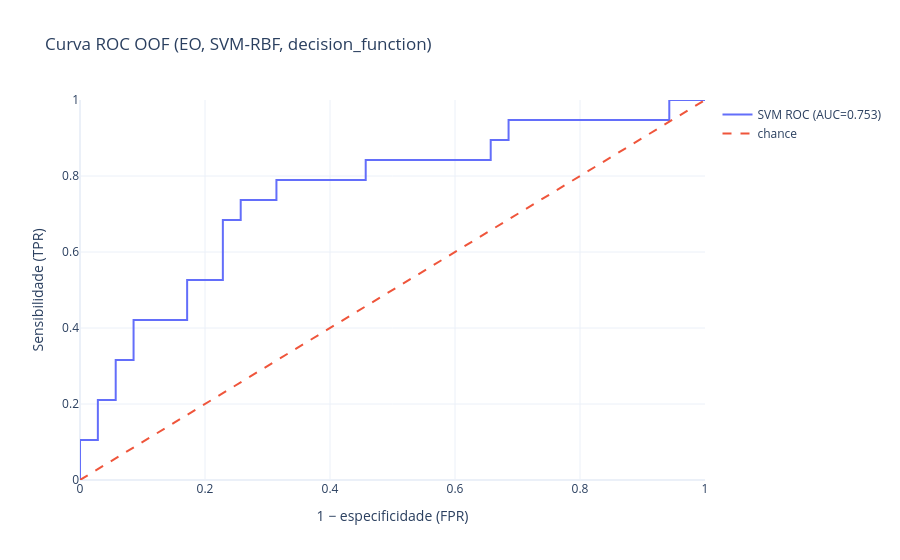
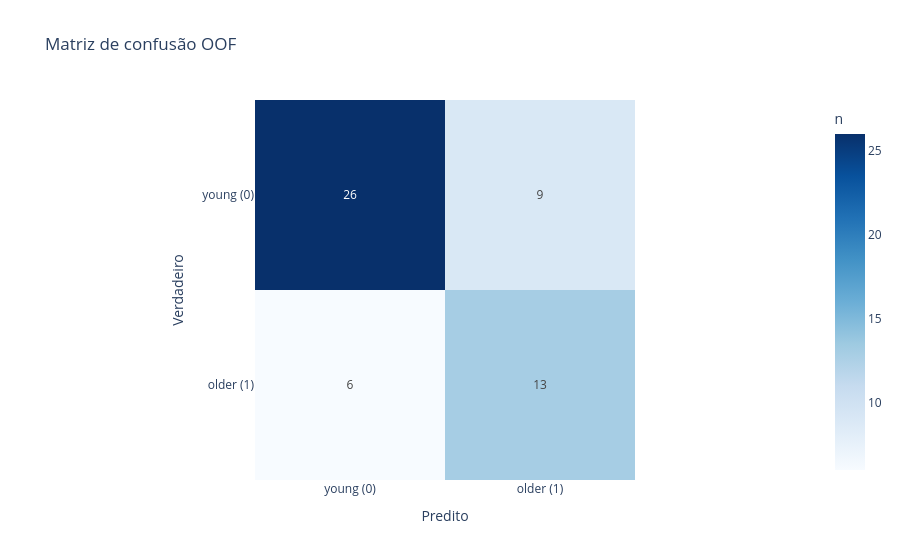

Notebook code for these charts, in order:
### Code cell
fig_roc = go.Figure()
fig_roc.add_trace(
    go.Scatter(x=fpr, y=tpr, mode="lines", name=f"SVM ROC (AUC={auc:.3f})")
)
fig_roc.add_trace(
    go.Scatter(x=[0, 1], y=[0, 1], mode="lines", name="chance", line=dict(dash="dash"))
)
fig_roc.update_layout(
    title="Curva ROC OOF (EO, SVM-RBF, decision_function)",
    xaxis_title="1 − especificidade (FPR)",
    yaxis_title="Sensibilidade (TPR)",
    xaxis=dict(range=[0, 1]),
    yaxis=dict(range=[0, 1]),
    template="plotly_white",
    hovermode=False,
)
fig_roc.show(config={"displayModeBar": False})

fig_cm = px.imshow(
    cm,
    text_auto=True,
    color_continuous_scale="Blues",
    labels=dict(x="Predito", y="Verdadeiro", color="n"),
    x=["young (0)", "older (1)"],
    y=["young (0)", "older (1)"],
    title="Matriz de confusão OOF",
)
fig_cm.update_layout(template="plotly_white", hovermode=False)
fig_cm.show(config={"displayModeBar": False})

### Figure 1 — Plotly figure (JSON) as saved in the notebook; plotly's stock layout.template omitted (floating-point values rounded to 4 significant figures)
{"data": [{"mode": "lines", "name": "SVM ROC (AUC=0.753)", "type": "scatter", "x": [0.0, 0.0, 0.0, 0.02857, 0.02857, 0.05714, 0.05714, 0.08571, 0.08571, 0.1714, 0.1714, 0.2286, 0.2286, 0.2571, 0.2571, 0.3143, 0.3143, 0.4571, 0.4571, 0.6571, 0.6571, 0.6857, 0.6857, 0.9429, 0.9429, 1.0], "y": [0.0, 0.05263, 0.1053, 0.1053, 0.2105, 0.2105, 0.3158, 0.3158, 0.4211, 0.4211, 0.5263, 0.5263, 0.6842, 0.6842, 0.7368, 0.7368, 0.7895, 0.7895, 0.8421, 0.8421, 0.8947, 0.8947, 0.9474, 0.9474, 1.0, 1.0]}, {"line": {"dash": "dash"}, "mode": "lines", "name": "chance", "type": "scatter", "x": [0, 1], "y": [0, 1]}], "layout": {"hovermode": false, "title": {"text": "Curva ROC OOF (EO, SVM-RBF, decision_function)"}, "xaxis": {"range": [0, 1], "title": {"text": "1 − especificidade (FPR)"}}, "yaxis": {"range": [0, 1], "title": {"text": "Sensibilidade (TPR)"}}}}

### Figure 2 — Plotly figure (JSON) as saved in the notebook; plotly's stock layout.template omitted (floating-point values rounded to 4 significant figures)
{"data": [{"coloraxis": "coloraxis", "hovertemplate": "Predito: %{x}<br>Verdadeiro: %{y}<br>n: %{z}<extra></extra>", "name": "0", "texttemplate": "%{z}", "type": "heatmap", "x": ["young (0)", "older (1)"], "xaxis": "x", "y": ["young (0)", "older (1)"], "yaxis": "y", "z": [[26, 9], [6, 13]]}], "layout": {"coloraxis": {"colorbar": {"title": {"text": "n"}}, "colorscale": [[0, "rgb(247,251,255)"], [0.125, "rgb(222,235,247)"], [0.25, "rgb(198,219,239)"], [0.375, "rgb(158,202,225)"], [0.5, "rgb(107,174,214)"], [0.625, "rgb(66,146,198)"], [0.75, "rgb(33,113,181)"], [0.875, "rgb(8,81,156)"], [1, "rgb(8,48,107)"]]}, "hovermode": false, "title": {"text": "Matriz de confusão OOF"}, "xaxis": {"anchor": "y", "constrain": "domain", "domain": [0, 1], "scaleanchor": "y", "title": {"text": "Predito"}}, "yaxis": {"anchor": "x", "autorange": "reversed", "constrain": "domain", "domain": [0, 1], "title": {"text": "Verdadeiro"}}}}
